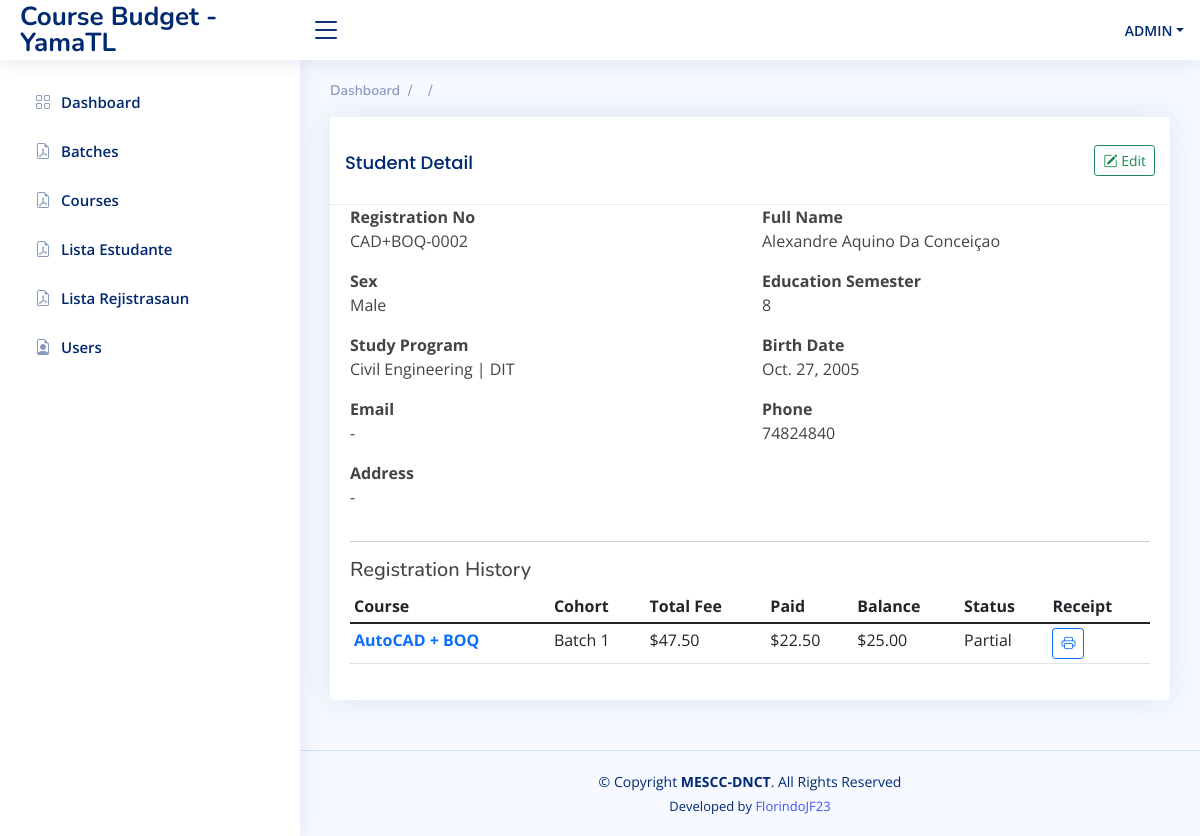
/courses/students/6/ (signed in), run on the app's committed database.
### courses/models.py (models this page shows, shortened)
class Student(models.Model):
    SEX_CHOICES = [
        ("Male", "Male"),
        ("Female", "Female"),
    ]
    reg_no = models.CharField(max_length=30, unique=True)
    full_name = models.CharField(max_length=200)
    sex = models.CharField(max_length=10,choices=SEX_CHOICES,blank=True,)
    education_semester = models.PositiveIntegerField(null=True, blank=True)
    study_program = models.CharField(max_length=200, blank=True)
    birth_date = models.DateField(null=True, blank=True)
    email = models.EmailField(blank=True)
    phone = models.CharField(max_length=30, blank=True)
    address = models.TextField(blank=True)
    created_at = models.DateTimeField(auto_now_add=True)
    class Meta:
        ordering = ["full_name"]

class Registration(models.Model):
    PAYMENT_METHOD_CHOICES = [
        ("Cash", "Cash"),
        ("Bank Transfer", "Bank Transfer"),
        ("Mobile Payment", "Mobile Payment"),
    ]
    student = models.ForeignKey(Student, on_delete=models.PROTECT, related_name="registrations")
    cohort = models.ForeignKey(Cohort, on_delete=models.PROTECT, related_name="registrations")
    course_fee = models.DecimalField(max_digits=10, decimal_places=2, null=True, blank=True)
    registration_fee = models.DecimalField(max_digits=10, decimal_places=2, default=Decimal("2.50"))
    amount_paid = models.DecimalField(max_digits=10, decimal_places=2, default=Decimal("0.00"))
    payment_method = models.CharField(max_length=50, choices=PAYMENT_METHOD_CHOICES, blank=True)
    payment_date = models.DateField(null=True, blank=True)
    notes = models.TextField(blank=True)
    payment_history = models.JSONField(default=list, blank=True)
    created_at = models.DateTimeField(auto_now_add=True)
    updated_at = models.DateTimeField(auto_now=True)
    class Meta:
        ordering = ["-created_at"]
    @property
    def total_fee(self):
        course_fee = self.course_fee or Decimal("0.00")
        registration_fee = self.registration_fee or Decimal("0.00")
        return course_fee + registration_fee
    @property
    def balance(self):
        amount_paid = self.amount_paid or Decimal("0.00")
        return self.total_fee - amount_paid
    @property
    def payment_status(self):
        amount_paid = self.amount_paid or Decimal("0.00")
        if amount_paid <= 0:
            return "Unpaid"
        if amount_paid < self.total_fee:
            return "Partial"
        return "Paid"

class Cohort(models.Model):
    course = models.ForeignKey(Course, on_delete=models.PROTECT, related_name="cohorts")
    name = models.CharField(max_length=100)
    start_date = models.DateField()
    end_date = models.DateField(null=True, blank=True)
    registration_open = models.BooleanField(default=True)
    created_at = models.DateTimeField(auto_now_add=True)
    class Meta:
        ordering = ["-start_date"]

class Course(models.Model):
    code = models.CharField(max_length=20, unique=True)
    name = models.CharField(max_length=100, unique=True)
    fee = models.DecimalField(max_digits=10, decimal_places=2)
    active = models.BooleanField(default=True)
    created_at = models.DateTimeField(auto_now_add=True)
    class Meta:
        ordering = ["name"]

### courses/views.py (the view)
# urls.py: path("students/<int:pk>/", views.student_detail, name="student_detail"),
@login_required
def student_detail(request, pk):
    student = get_object_or_404(Student, pk=pk)
    registrations = Registration.objects.filter(
        student=student
    ).select_related("cohort", "cohort__course")
    return render(request, "courses/student_detail.html", {
        "student": student,
        "registrations": registrations,
    })

### main/Session_TimeoutMiddleware.py (called while the page is built)
	def __call__(self, request):
		if request.session.modified:
			logger.info('Session modified at: %s', timezone.now())
			request.session['_session_last_activity'] = str(timezone.now())
		response = self.get_response(request)
		return response

### main/context_processor.py (called while the page is built)
def core_data(request):
    core_data = Core.objects.filter(is_active=True).first()  # Or any other query you need
    return {'cores': core_data}

### courses/templates/courses/student_detail.html
{% extends 'main/base.html' %}
{% block content %}
<section class="section">
    <div class="row">
        <div class="col-lg-12">
            <div class="card">
                <div class="card-header d-flex justify-content-between align-items-center">
                    <h5 class="card-title mb-0">
                        Student Detail
                    </h5>
                    <a href="{% url 'student_update' student.id %}"
                       class="btn btn-sm btn-outline-success">
                        <i class="bi bi-pencil-square"></i>
                        Edit
                    </a>
                </div>
                <div class="card-body">
                    <div class="row">
                        <div class="col-md-6">
                            <strong>Registration No</strong>
                            <p>{{ student.reg_no }}</p>
                        </div>
                        <div class="col-md-6">
                            <strong>Full Name</strong>
                            <p>{{ student.full_name }}</p>
                        </div>
                        <div class="col-md-6">
                        <strong>Sex</strong>
                        <p>{{ student.get_sex_display|default:"-" }}</p>
                        </div>
                        <div class="col-md-6">
                            <strong>Education Semester</strong>
                            <p>{{ student.education_semester|default:"-" }}</p>
                        </div>
                        <div class="col-md-6">
                            <strong>Study Program</strong>
                            <p>{{ student.study_program|default:"-" }}</p>
                        </div>
                        <div class="col-md-6">
                            <strong>Birth Date</strong>
                            <p>{{ student.birth_date|default:"-" }}</p>
                        </div>
                        <div class="col-md-6">
                            <strong>Email</strong>
                            <p>{{ student.email|default:"-" }}</p>
                        </div>
                        <div class="col-md-6">
                            <strong>Phone</strong>
                            <p>{{ student.phone|default:"-" }}</p>
                        </div>
                        <div class="col-md-6">
                            <strong>Address</strong>
                            <p>{{ student.address|default:"-" }}</p>
                        </div>
                    </div>
                    <hr>
                    <h5>Registration History</h5>
                    <div class="table-responsive">
                        <table class="table table-sm table-hover">
    <thead>
        <tr>
            <th>Course</th>
            <th>Cohort</th>
            <th>Total Fee</th>
            <th>Paid</th>
            <th>Balance</th>
            <th>Status</th>
            <th>Receipt</th>
        </tr>
    </thead>
    <tbody>
        {% for registration in registrations %}
        <tr>
            <td>
                <a href="{% url 'registration_detail' registration.id %}"
                   class="text-primary fw-bold">
                    {{ registration.cohort.course.name }}
                </a>
            </td>
            <td>{{ registration.cohort.name }}</td>
            <td>
                ${{ registration.total_fee|floatformat:2 }}
            </td>
            <td>
                ${{ registration.amount_paid|floatformat:2 }}
            </td>
            <td>
                ${{ registration.balance|floatformat:2 }}
            </td>
            <td>
                {{ registration.payment_status }}
            </td>
            <td>
                <a href="{% url 'registration_receipt_pdf' registration.id %}"
                   target="_blank"
                   class="btn btn-sm btn-outline-primary"
                   title="Print Payment Receipt">
                    <i class="bi bi-printer"></i>
                </a>
            </td>
        </tr>
        {% empty %}
        <tr>
            <td colspan="7" class="text-center">
                No registration found.
            </td>
        </tr>
        {% endfor %}
    </tbody>
</table>
                    </div>
                </div>
            </div>
        </div>
    </div>
</section>
{% endblock content %}

### main/templates/main/header.html (shortened to what this page needs)
    {% load static %}
    <div class="d-flex align-items-center justify-content-between">
        <a href="{% url 'dashboard2' %}" class="logo d-flex align-items-center">
          <span class="d-none d-md-block">Course Budget - YamaTL</span>
        </a>
        <i class="bi bi-list toggle-sidebar-btn"></i>
      </div>
      <nav class="header-nav ms-auto">
        <ul class="d-flex align-items-center">
          <li class="nav-item dropdown pe-3">
            <a class="nav-link nav-profile d-flex align-items-center pe-0" href="#" data-bs-toggle="dropdown">
              <span class="d-none d-md-block dropdown-toggle ps-2">{{ request.user.username|upper }}</span>
            </a>
          </li>
        </ul>
      </nav>

### static/main/assets/css/style.css (style rules this page uses)
:root { scroll-behavior: smooth; }
body { font-family: "Open Sans", sans-serif; background: #f6f9ff; color: #444444; }
a { color: #4154f1; text-decoration: none; }
h1, h2, h3, h4, h5, h6 { font-family: "Nunito", sans-serif; }
.card { margin-bottom: 30px; border: none; border-radius: 5px; box-shadow: 0px 0 30px rgba(1, 41, 112, 0.1); }
.card-header, .card-footer { border-color: #ebeef4; background-color: #fff; color: #798eb3; padding: 15px; }
.card-title { padding: 20px 0 15px 0; font-size: 18px; font-weight: 500; color: #012970; font-family: "Poppins", sans-serif; }
.card-body { padding: 0 20px 20px 20px; }
.logo { line-height: 1; }
@media (min-width: 1200px) { .logo { width: 280px; } }
.logo span { font-size: 26px; font-weight: 700; color: #012970; font-family: "Nunito", sans-serif; }
.header .toggle-sidebar-btn { font-size: 32px; padding-left: 10px; cursor: pointer; color: #012970; }
.header-nav ul { list-style: none; }
.header-nav > ul { margin: 0; padding: 0; }
.header-nav .nav-profile { color: #012970; }
.header-nav .nav-profile span { font-size: 14px; font-weight: 600; }

### data on the page
Student: reg_no "CAD+BOQ-0002", full_name "Alexandre Aquino Da Conceiçao", sex "Male", education_semester "8", study_program "Civil Engineering | DIT", birth_date "Oct. 27, 2005", email "-", phone "74824840", address "-"
Registration: cohort.course.name "AutoCAD + BOQ", cohort.name "Batch 1", total_fee "47.50", amount_paid "22.50", balance "25.00", payment_status "Partial"

### other printed values
{{ request.user.username|upper }} "ADMIN"
